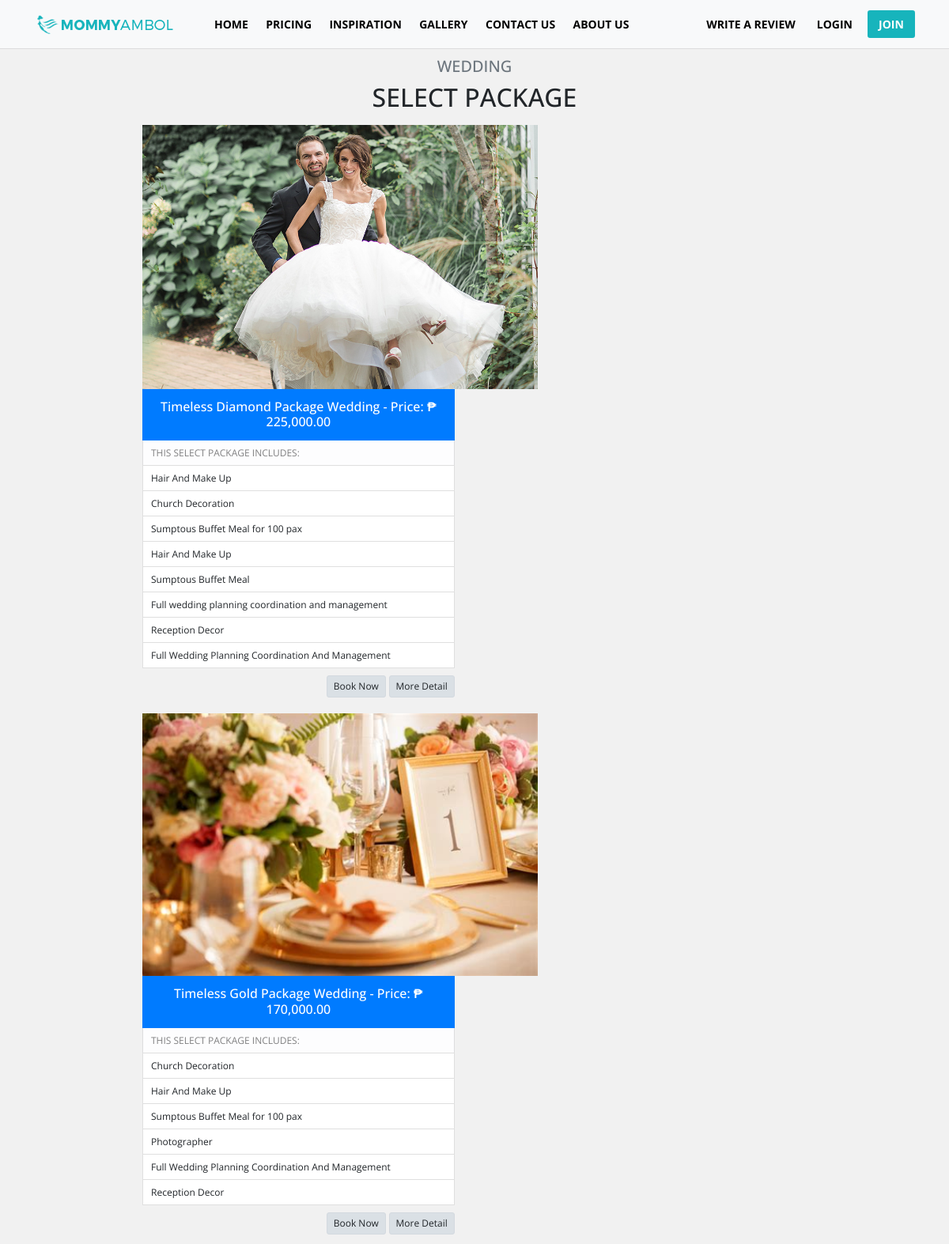
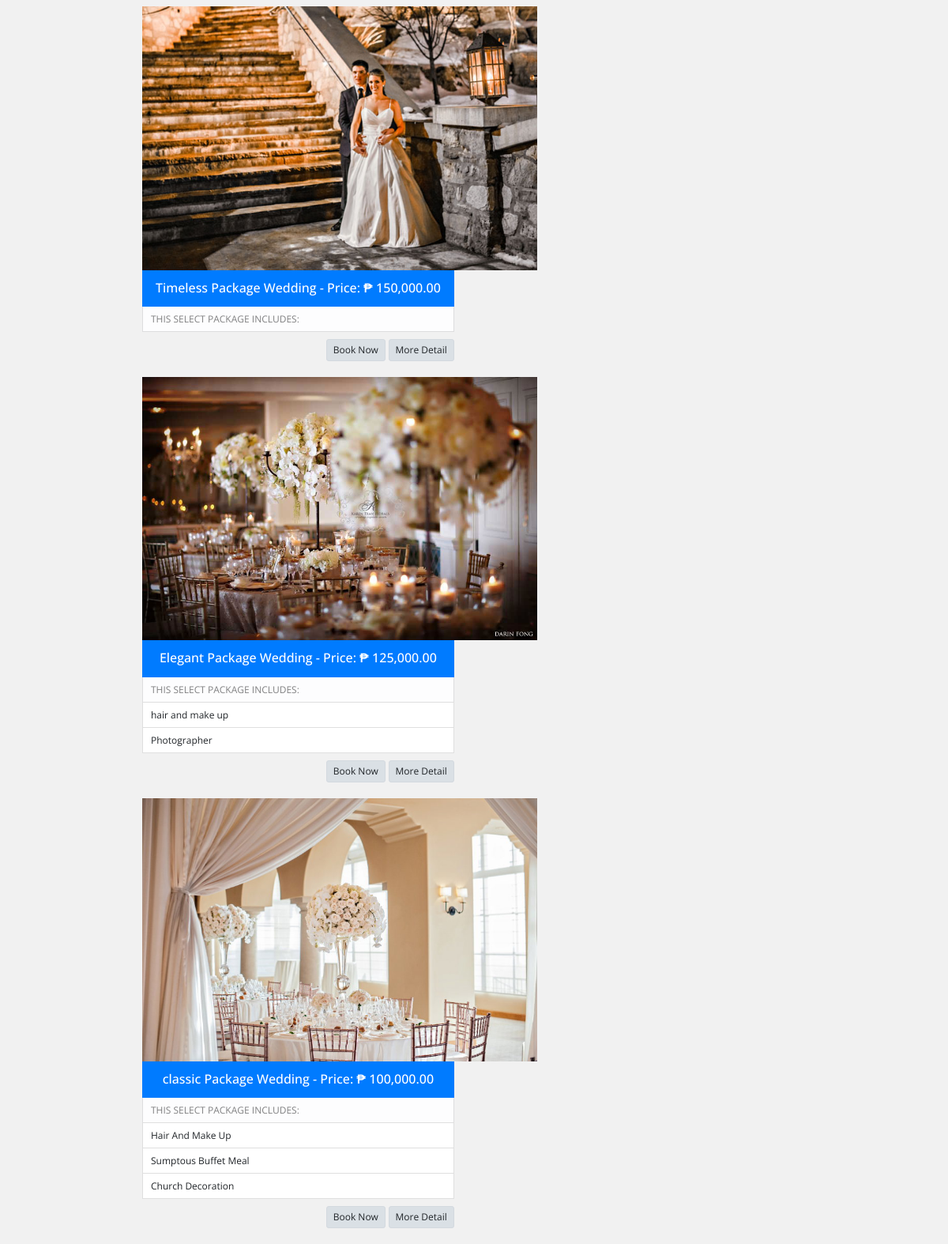
/pricing.php, run on the app's committed database (2 pictures, top to bottom).
### tables this page shows
CREATE TABLE `tblweddingcategories` (
  `id` int(11) NOT NULL,
  `wedding_type` varchar(100) NOT NULL,
  `price` decimal(10,2) NOT NULL,
  `preview_image` text NOT NULL
);

CREATE TABLE `tbl_features` (
  `feature_id` int(11) NOT NULL,
  `category_id` int(11) NOT NULL,
  `title` varchar(100) NOT NULL,
  `description` text NOT NULL
);

### admin/include/database.php (called while the page is built, shortened)
<?php
class Database
{
    public $connection;
    public function open_connection()
    {
        $this->connection = mysqli_connect(DB_HOST, DB_USER, DB_PASS, DB_NAME);
    }
    public function query($sql)
    {
        $result = mysqli_query($this->connection, $sql);
        return $result;
    }
}
$db = new Database();
?>

### admin/include/db_object.php (called while the page is built, shortened)
<?php
class DB_Object
{
    public static function find_all() {
        return static::find_by_query("SELECT * FROM " . static::$db_table . " ORDER BY id DESC");
    }
    public static function find_by_feature_all($id) {
        return static::find_by_query("SELECT * FROM " . static::$db_table . " WHERE category_id = $id ORDER BY category_id DESC LIMIT 8");
    }
    public static function find_by_query($sql) {
        global $db;
        $result_set = $db->query($sql);
        $the_object_array = array();
        while($row = mysqli_fetch_array($result_set)) {
            $the_object_array[] = static::instantiation($row);
        }
        return $the_object_array;
    }
    public static function instantiation($the_record){
        $the_object = new $calling_class;
        foreach($the_record as $the_attribute => $value)
        {
            if($the_object->has_the_attribute($the_attribute)) {
                $the_object->$the_attribute = $value;
            }
        }
        return $the_object;
    }
    private function has_the_attribute($the_attribute) {
        $object_properties = get_object_vars($this);
        return array_key_exists($the_attribute, $object_properties);
    }
}
?>

### admin/include/Categories.php (called while the page is built, shortened)
<?php
class Category extends DB_Object
{
    public $preview_image;
    public $upload_directory = "upload/categories";
    public $image_placeholder = "http://placehold.it/300x300&text=images";
    public function preview_image_picture() {
        return empty($this->preview_image) ? $this->image_placeholder : $this->upload_directory. '/' .$this->preview_image;
    }
}
?>

### pricing.php (the view, shortened to what this page needs)
<?php
$category = Category::find_all();
?>
<!doctype html>
<html lang="en">
<head>
    <link rel="stylesheet" type="text/css"
          href="https://cdn.materialdesignicons.com/2.1.19/css/materialdesignicons.min.css">
    <link rel="stylesheet" href="css/bootstrap.min.css">
    <link rel="stylesheet" href="css/style.css">
</head>
<body>
<?php include 'include/nav.php'; ?>
<div class="container" style="width: 70%;">
    <div class="row mb-3">
        <div class="col-lg-12">
            <h3 class="h5 text-uppercase text-center text-muted">Wedding</h3>
            <h2 class="h2 text-uppercase text-center mb-0">Select Package</h2>
        </div>
    </div>
    <?php foreach ($category as $category_row) : ?>
     <div class="row">
        <div class="col-md-12 p-0" style="margin-bottom: 20px;">
            <div class="float-left">
                <img src="admin/<?= $category_row->preview_image_picture(); ?>" style="width: 500px;" alt="">
            </div>
            <div class="float-left" style="width: 47%;">
                <ul class="list-group">
                    <li class="list-group-item active" style="padding-top: 12px;"><h6 class="h6 text-center"><?= $category_row->wedding_type; ?> Package Wedding - Price: ₱ <?= number_format($category_row->price,2); ?></h6></li>
                    <li class="list-group-item  list-group-item-light ">THIS SELECT PACKAGE INCLUDES:</li>
                    <?php $feature = Features::find_by_feature_all($category_row->id); ?>
                    <?php foreach ($feature as $feature_item) : ?>
                        <li class="list-group-item"><?= $feature_item->title; ?></li>
                    <?php endforeach; ?>
                </ul>
                 <div class="float-right">
                <a href="package_detail.php?id=<?= $category_row->id; ?>" class="btn btn-sm btn-light active" style="border-radius: 3px;margin-top: 9px;font-size: 12px;">Book Now</a>
                <a href="package_detail.php?id=<?= $category_row->id; ?>" class="btn btn-sm btn-light active" style="border-radius: 3px;margin-top: 9px;font-size: 12px;">More Detail</a>
            </div>
            </div>
            </div>
        </div>
        <?php endforeach; ?>
</div>
</body>
</html>

### css/style.css (style rules this page uses)
body { font-family: 'Open Sans', 'Roboto', sans-serif !important; }
body { font-family: 'Open Sans', 'Roboto', sans-serif; line-height: 1.5em; margin-bottom: 0%; width: 100%; margin-top: 4%; overflow-x: hidden; background: #f1f1f1; font-size: 14px; }
.list-group-item { font-size: 12px; padding: 5px 10px; }

### pricing.php (style rules this page uses)
body { margin-top: 6%; }
.list-group-item:first-child { border-top-left-radius: 0rem; border-top-right-radius: 0rem; }
.list-group-item:last-child { border-bottom-right-radius: 0; border-bottom-left-radius: 0; }

### data on the page
tblweddingcategories: preview_image (picture), wedding_type "Timeless Diamond", price "225,000.00"
tbl_features: title "Hair And Make Up"
tbl_features: title "Church Decoration"
tbl_features: title "Sumptous Buffet Meal for 100 pax"
tbl_features: title "Hair And Make Up"
tbl_features: title "Sumptous Buffet Meal"
tbl_features: title "Full wedding planning coordination and management"
tbl_features: title "Reception Decor"
tbl_features: title "Full Wedding Planning Coordination And Management"
tblweddingcategories: preview_image (picture), wedding_type "Timeless Gold", price "170,000.00"
tbl_features: title "Church Decoration"
tbl_features: title "Hair And Make Up"
tbl_features: title "Sumptous Buffet Meal for 100 pax"
tbl_features: title "Photographer"
tbl_features: title "Full Wedding Planning Coordination And Management"
tbl_features: title "Reception Decor"
tblweddingcategories: preview_image (picture), wedding_type "Timeless", price "150,000.00"
tblweddingcategories: preview_image (picture), wedding_type "Elegant", price "125,000.00"
tbl_features: title "hair and make up"
tbl_features: title "Photographer"
tblweddingcategories: preview_image (picture), wedding_type "classic", price "100,000.00"
tbl_features: title "Hair And Make Up"
tbl_features: title "Sumptous Buffet Meal"
tbl_features: title "Church Decoration"
